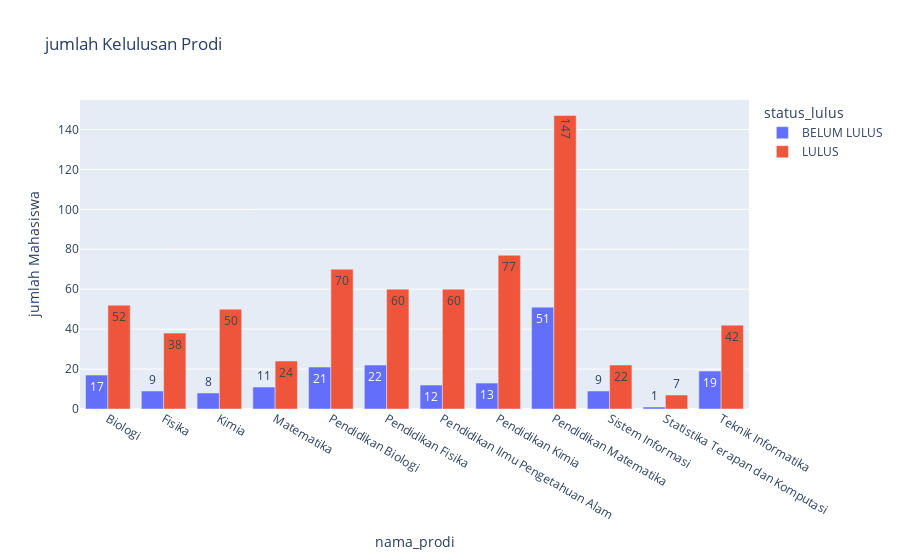

This figure's notebook cell:
### Code cell
fig = px.bar(angkatan18.groupby(['nama_prodi','status_lulus']).size().reset_index(name='jumlah'), 
             x='nama_prodi', 
             y='jumlah', 
             color='status_lulus', 
             barmode='group',
             title='jumlah Kelulusan Prodi',
             labels={'jumlah': 'jumlah Mahasiswa', 'Prodi': 'nama_prodi'},
             text='jumlah'
            )

fig.update_layout(yaxis=dict(title='jumlah Mahasiswa'))  # Label sumbu Y

fig.show()

### Figure 1 — Plotly figure (JSON) as saved in the notebook; plotly's stock layout.template omitted (floating-point values rounded to 4 significant figures)
{"data": [{"alignmentgroup": "True", "hovertemplate": "status_lulus=BELUM LULUS<br>nama_prodi=%{x}<br>jumlah Mahasiswa=%{text}<extra></extra>", "legendgroup": "BELUM LULUS", "marker": {"color": "#636efa", "pattern": {"shape": ""}}, "name": "BELUM LULUS", "offsetgroup": "BELUM LULUS", "orientation": "v", "showlegend": true, "text": [17, 9, 8, 11, 21, 22, 12, 13, 51, 9, 1, 19], "textposition": "auto", "type": "bar", "x": ["Biologi", "Fisika", "Kimia", "Matematika", "Pendidikan Biologi", "Pendidikan Fisika", "Pendidikan Ilmu Pengetahuan Alam", "Pendidikan Kimia", "Pendidikan Matematika", "Sistem Informasi", "Statistika Terapan dan Komputasi", "Teknik Informatika"], "xaxis": "x", "y": [17, 9, 8, 11, 21, 22, 12, 13, 51, 9, 1, 19], "yaxis": "y"}, {"alignmentgroup": "True", "hovertemplate": "status_lulus=LULUS<br>nama_prodi=%{x}<br>jumlah Mahasiswa=%{text}<extra></extra>", "legendgroup": "LULUS", "marker": {"color": "#EF553B", "pattern": {"shape": ""}}, "name": "LULUS", "offsetgroup": "LULUS", "orientation": "v", "showlegend": true, "text": [52, 38, 50, 24, 70, 60, 60, 77, 147, 22, 7, 42], "textposition": "auto", "type": "bar", "x": ["Biologi", "Fisika", "Kimia", "Matematika", "Pendidikan Biologi", "Pendidikan Fisika", "Pendidikan Ilmu Pengetahuan Alam", "Pendidikan Kimia", "Pendidikan Matematika", "Sistem Informasi", "Statistika Terapan dan Komputasi", "Teknik Informatika"], "xaxis": "x", "y": [52, 38, 50, 24, 70, 60, 60, 77, 147, 22, 7, 42], "yaxis": "y"}], "layout": {"barmode": "group", "legend": {"title": {"text": "status_lulus"}, "tracegroupgap": 0}, "title": {"text": "jumlah Kelulusan Prodi"}, "xaxis": {"anchor": "y", "domain": [0, 1], "title": {"text": "nama_prodi"}}, "yaxis": {"anchor": "x", "domain": [0, 1], "title": {"text": "jumlah Mahasiswa"}}}}
